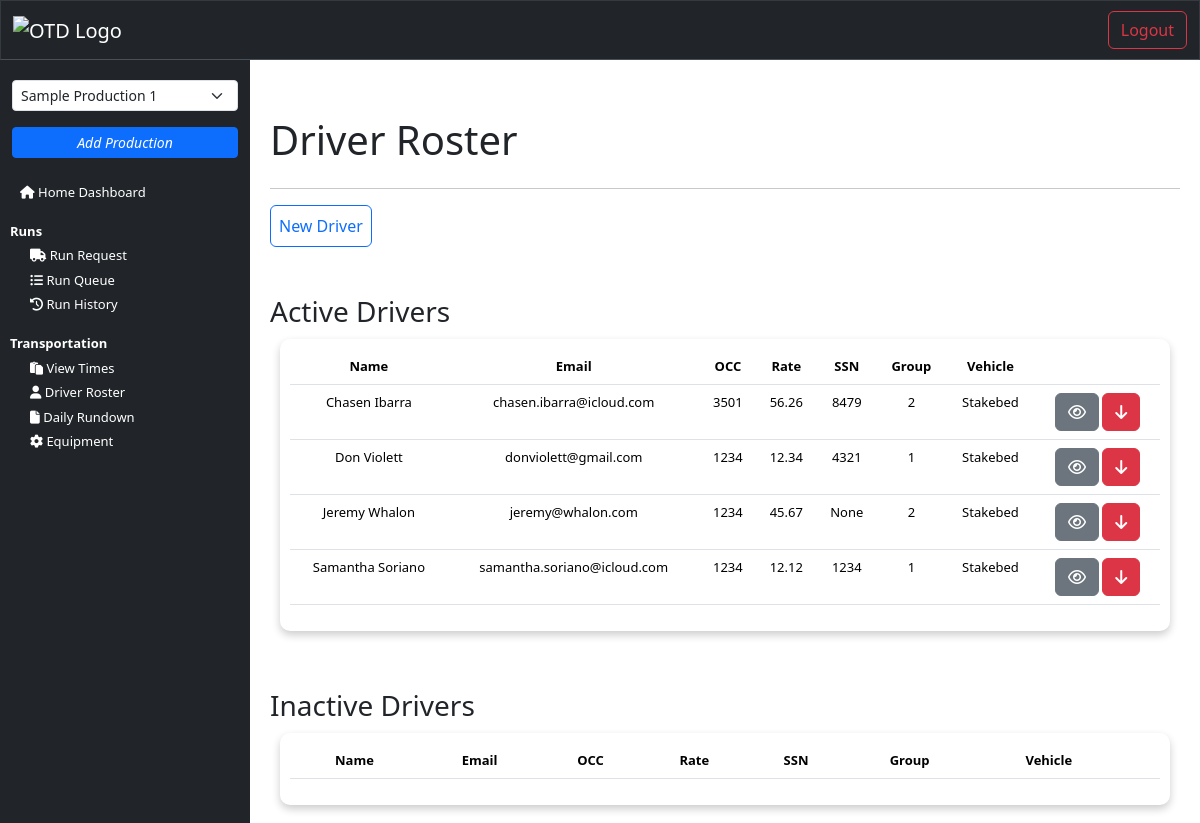
Page /driver_roster (signed in) on the earlier database version.
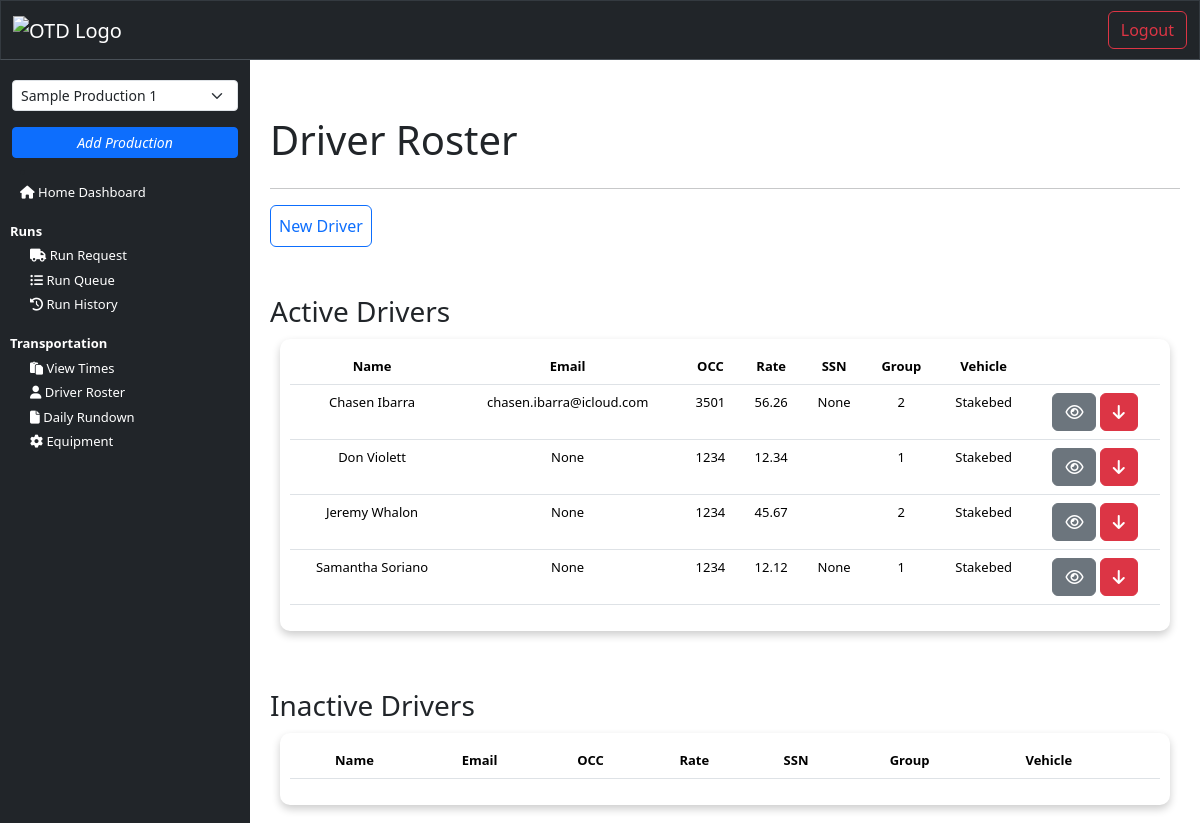
Same page on the later database version.
### transportation/models.py (models this page shows, shortened)
class Driver(models.Model):
    user = models.OneToOneField(settings.AUTH_USER_MODEL, on_delete=models.CASCADE)  # Use custom user model
    production_title = models.CharField(max_length=150, null=True, blank=True)
    first_name = models.CharField(max_length=150, null=True, blank=True)
    last_name = models.CharField(max_length=150, null=True, blank=True)
    driver_email = models.EmailField(_('email address'), null=True, blank=True)
    driver_phone = models.CharField(max_length=15, null=True, blank=True)
    occupation_code = models.CharField(max_length=4, null=True, blank=True)
    production_status = models.CharField(max_length=50, null=True, blank=True) # On production or off production
    rate = models.DecimalField(max_digits=6, decimal_places=2, null=True, blank=True)
    grouping = models.IntegerField(null=True, blank=True)
    local = models.IntegerField(null=True, blank=True)
    last_4 = models.CharField(max_length=6, null=True, blank=True)
    assigned_truck = models.ManyToManyField('Equipment', related_name='assigned_truck', limit_choices_to={'equipment_type_1': 'truck'})
    assigned_trailer = models.ManyToManyField('Equipment', related_name='assigned_trailer', limit_choices_to={'equipment_type_1': 'trailer'})
    supporting_department = models.ForeignKey(Department, null=True, blank=True, on_delete=models.CASCADE, related_name='drivers')
    is_active = models.BooleanField(default=True)

### interface/views.py (the view)
# urls.py: path('driver_roster', views.driver_roster, name="driver_roster"),
@login_required(login_url='login')
def driver_roster(request):
    drivers = Driver.objects.all()
    user = get_object_or_404(NewUser, id=request.user.id)
    user_productions = user.productions.filter(is_active=True)
    production_title_in_session = request.session.get('production_title')
    if production_title_in_session:
        drivers = drivers.filter(production_title=production_title_in_session)
    context = {
        'drivers': drivers,
        'user_productions': user_productions,
    }
    return render(request, 'interface/driver_roster.html', context=context)

### interface/templates/interface/driver_roster.html (shortened to what this page needs)
{% extends 'interface/layout.html' %}
{% load crispy_forms_tags %}
{% block content %}
    <main>
      <br>
      <div class="container">
        <div>
          <br>
          <div class="card-title d-flex justify-content-between">
            <h1>Driver Roster</h1>
          </div>
          <hr>
          <form method="post" action="{% url 'add_driver' %}">
            <button type="submit" class="btn btn-outline-primary p-2">New Driver</button>
          </form>
          <br><br>
          <h3>Active Drivers</h3>
          <div class="table-responsive card-body">
              <table class="table">
                  <thead>
                    <tr>
                      <th scope="col">Name</th>
                      <th class="hidden-column" scope="col">Email</th>
                      <th class="hidden-column" scope="col">OCC</th>
                      <th class="hidden-column" scope="col">Rate</th>
                      <th class="hidden-column" scope="col">SSN</th>
                      <th scope="col">Group</th>
                      <th scope="col">Vehicle</th>
                      <th scope="col"></th>
                    </tr>
                  </thead>
                  <tbody>
                      {% for driver in drivers %}
                        {% if driver.is_active %}
                          <tr>
                              <td scope="row"> {{driver.first_name}} {{driver.last_name}}</td>
                              <td class="hidden-column" >{{ driver.driver_email }}</td>
                              <td class="hidden-column" >{{ driver.occupation_code }}</td>
                              <td class="hidden-column" >{{ driver.rate }}</td>
                              <td class="hidden-column" >{{ driver.last_4 }}</td>
                              <td>{{ driver.grouping }}</td>
                              <td>Stakebed</td>
                              <td>
                                <a class="btn btn-secondary" href="{% url 'view_driver' driver.id %}" title="deactivate_driver"><i class="fa fa-eye"></i></a>
                                  <a class="btn btn-danger" href="{% url 'deactivate_driver' driver.id %}" title="deactivate_driver"><i class="fa fa-arrow-down"></i></a>
                              </td>
                          </tr>
                        {% endif %}
                      {% endfor %}
                  </tbody>
              </table>
          </div>
          <br><br>
          <h3>Inactive Drivers</h3>
          <div class="table-responsive card-body">
              <table class="table">
                  <thead>
                    <tr>
                      <th scope="col">Name</th>
                      <th class="hidden-column" scope="col">Email</th>
                      <th class="hidden-column" scope="col">OCC</th>
                      <th class="hidden-column" scope="col">Rate</th>
                      <th class="hidden-column" scope="col">SSN</th>
                      <th scope="col">Group</th>
                      <th scope="col">Vehicle</th>
                      <th scope="col"></th>
                    </tr>
                  </thead>
              </table>
          </div>
        </div>
      </div>
    </main>
{% endblock %}

Differences in the rows shown:
changed Driver "Chasen": last_4 "8479" → "None"
changed Driver "Don": driver_email "donviolett@gmail.com" → "None"; last_4 "4321" → (not shown)
changed Driver "Jeremy": driver_email "jeremy@whalon.com" → "None"; last_4 "None" → (not shown)
changed Driver "Samantha": driver_email "samantha.soriano@icloud.com" → "None"; last_4 "1234" → "None"
